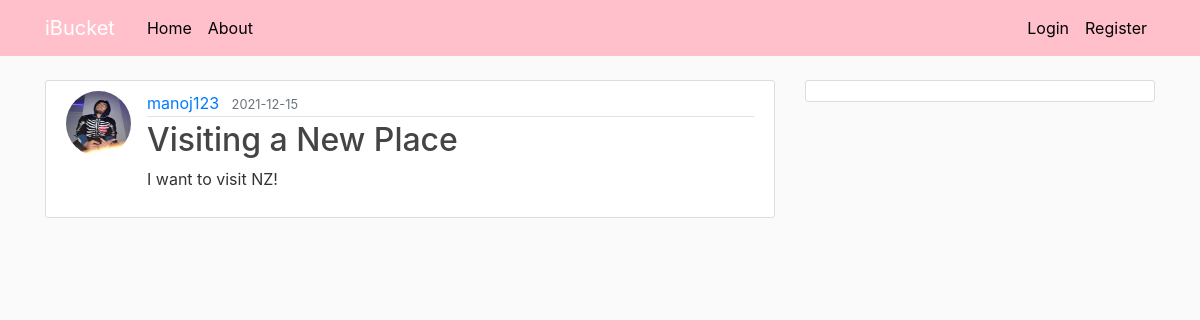
Screenshot of /post/2 with the database file from the repository.
### flaskblog/models.py (models this page shows, shortened)
class User(db.Model, UserMixin):
    id = db.Column(db.Integer, primary_key=True)
    username = db.Column(db.String(20), unique=True, nullable=False)
    email = db.Column(db.String(120), unique=True, nullable=False)
    image_file = db.Column(db.String(20), nullable=False, default='default.jpg')
    password = db.Column(db.String(60), nullable=False)
    posts = db.relationship('Post', backref='author', lazy=True)

class Post(db.Model):
    id = db.Column(db.Integer, primary_key=True)
    title = db.Column(db.String(100), nullable=False)
    date_posted = db.Column(db.DateTime, nullable=False, default=datetime.utcnow)
    content = db.Column(db.Text, nullable=False)
    user_id = db.Column(db.Integer, db.ForeignKey('user.id'), nullable=False)

### flaskblog/routes.py (the view)
@app.route("/post/<int:post_id>")
def post(post_id):
    post = Post.query.get_or_404(post_id)
    return render_template('post.html', title=post.title, post=post)

### flaskblog/templates/post.html (shortened to what this page needs)
{% extends "layout.html" %}
{% block content %}
  <article class="media content-section">
    <img class="rounded-circle article-img" src="{{ url_for('static', filename='profile_pics/' + post.author.image_file) }}">
    <div class="media-body">
      <div class="article-metadata">
        <a class="mr-2" href="{{ url_for('user_posts', username=post.author.username) }}">{{ post.author.username }}</a>
        <small class="text-muted">{{ post.date_posted.strftime('%Y-%m-%d') }}</small>
      </div>
      <h2 class="article-title">{{ post.title }}</h2>
      <p class="article-content">{{ post.content }}</p>
    </div>
  </article>
{% endblock content %}

### flaskblog/static/main.css (style rules this page uses)
body { background: #fafafa; color: #333333; margin-top: 5rem; }
h1, h2, h3, h4, h5, h6 { color: #444444; }
.content-section { background: #ffffff; padding: 10px 20px; border: 1px solid #dddddd; border-radius: 3px; margin-bottom: 20px; }
.article-title { color: #444444; }
.article-content { white-space: pre-line; }
.article-img { height: 65px; width: 65px; margin-right: 16px; }
.article-metadata { padding-bottom: 1px; margin-bottom: 4px; border-bottom: 1px solid #e3e3e3 }

### rows the page displays
User: image_file (picture), author.username "manoj123"
Post: date_posted "2021-12-15", title "Visiting a New Place", content "I want to visit NZ!"
